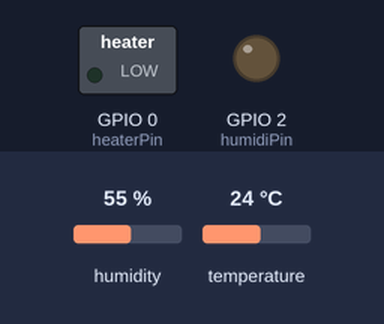
Bench run of a program on a simulated ESP8266 board running MicroPython. On the bench: switched loads named in the program (green lamp = pin HIGH), output pins drawn as LEDs (lit = HIGH). Inputs (shaded band) come from the test bench; at power-on: humidity 55 %, temperature 24 °C. Files the program writes start out absent; library files of the repository ran but are not shown: sht31.py.

Above: at 1.2 s.
1.3 s: humidity set to 52 %
At 1.3 s:
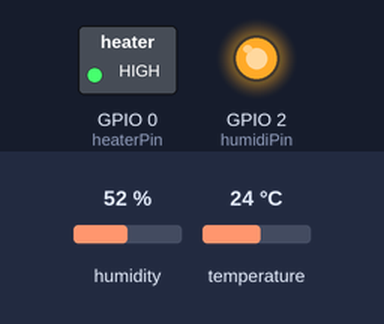
3.5 s: humidity set to 49 %
5.0 s: humidity set to 46 %
6.8 s: humidity set to 43 %
8.3 s: humidity set to 39 %
10.1 s: humidity set to 36 %
Timing chart, 0 to 12.6 s (numbered marks = the images above; inputs shaded):
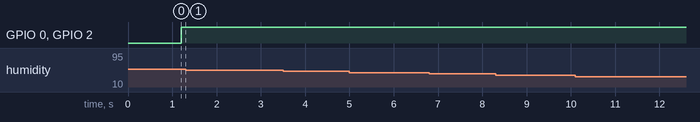

The program:

main.py
```python
import time
import os

# # Lims (REAL)
# tempLimit = 20.56
# tMax = 21.667
# humidLimit = 47.0
# hMax = 50.0
# terrMin = 10.0
# terrMax = 27.0
# herrMin = 40.0
# herrMax = 60.0

# Lims (False)
tempLimit = 30.0
tMax = 35.0
humidLimit = 95.0
hMax = 100.0
terrMin = 0.0
terrMax = 40.0
herrMin = 0.0
herrMax = 100.0

prevTemp = 0.0
prevHumi = 0.0
firstRun = True
hon = False
ton = False
err = False
tDiff = 0
hDiff = 0
# Log data
f = open('log.txt', 'w')
f.write("Temp Max: " + str(tMax) + ", Temp Min: " + str(tempLimit) + "\n")
f.write("Humidity Max: " + str(hMax) + ", Humidity Min: " + str(humidLimit) + "\n---\n")

while True:
    temp = s.get_temp_humi()[0]
    humid = s.get_temp_humi()[1]
    mem = gc.mem_free()
    tDiff = temp - prevTemp
    hDiff = humid - prevHumi

    if not firstRun:
        if temp > terrMax or temp < terrMin or tDiff > 5.0 or tDiff < -5.0 or err:
            err = True
            f.write("Temperature (in Celsius): " + str(temp) + ", Previous Temp: " + str(prevTemp) + "\n")
            f.write("Error, temperature data error\n")
            if not ton:
                ton = True
                heaterPin.on()
            else:
                ton = False
                heaterPin.off()
        else: # Normal processing
            f.write("Temperature (in Celsius): " + str(temp) + ", Previous Temp: " + str(prevTemp) + "\n")
            if temp < tempLimit and prevTemp < tempLimit:
                heaterPin.on()
                ton = True
                f.write("Heater On\n-\n")
            elif ton and temp < tMax and prevTemp < tMax:
                f.write("Heater On\n-\n")
            else:
                heaterPin.off()
                ton = False
                f.write("Heater Off\n-\n")
        if humid > herrMax or humid < herrMin or hDiff > 5.0 or hDiff < -5.0 or err:
            err = True
            f.write("Humidity: " + str(humid) + ", Previous Humidity: " + str(prevHumi) + "\n")
            f.write("Error, humidity data error\n---\n")
            if not hon:
                hon = True
                humidiPin.on()
            else:
                hon = False
                humidiPin.off()
        else: # Normal processing
            f.write("Humidity: " + str(humid) + ", Previous Humidity: " + str(prevHumi) + "\n")
            if humid < humidLimit and prevHumi < humidLimit:
                humidiPin.on()
                hon = True
                f.write("Humidifier On\n---\n")
            elif hon and humid < hMax and prevHumi < hMax:
                f.write("Humidifier On\n---\n")
            else:
                humidiPin.off()
                hon = False
                f.write("Humidifier Off\n---\n")
    prevTemp = temp
    prevHumi = humid
    firstRun = False

    if mem < 1000:
        f.close()
        os.remove('log.txt')
        f = open('log.txt', 'w')
        f.write("Temp Max: " + str(tMax) + ", Temp Min: " + str(tempLimit) + "\n")
        f.write("Humidity Max: " + str(hMax) + ", Humidity Min: " + str(humidLimit) + "\n---\n")

    if not err:
        time.sleep(1)
    else:
        time.sleep(3600)
f.close()
```

boot.py
```python
import machine
import sht31

# SHT31 Pin Init
i = machine.I2C(sda=machine.Pin(5), scl=machine.Pin(4))
s = sht31.SHT31(i)

# 2 Relay Module Pin Init
heaterPin = machine.Pin(0, machine.Pin.OUT)
humidiPin = machine.Pin(2, machine.Pin.OUT)
```

Measured:
- after the input at 1.3 s, every drawn part: stays the same
- after the input at 3.5 s, every drawn part: stays the same
- after the input at 5.0 s, every drawn part: stays the same
- after the input at 6.8 s, every drawn part: stays the same
- after the input at 8.3 s, every drawn part: stays the same
- after the input at 10.1 s, every drawn part: stays the same
